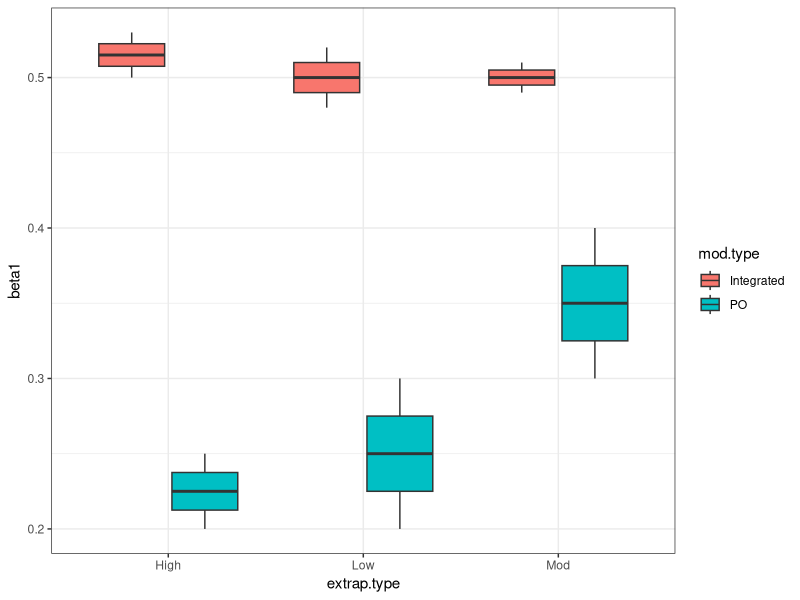

Write R code to recreate this figure. (Note: this script raises an error after producing the figure.)
library(ggpubr)


# Pretend code
extrap.scenario.df <- data.frame(
  extrap.type = c("Low", "Low", "Low", "Low", "Mod", "Mod", "Mod", "Mod", "High", "High", "High", "High"),
  rep = c(1, 1, 2, 2, 1, 1, 2, 2, 1, 1, 2, 2),
  mod.type = c("Integrated", "PO", "Integrated", "PO", "Integrated", "PO", "Integrated", "PO", "Integrated", "PO", "Integrated", "PO"),
  beta1 = c(0.48, 0.3, 0.52, 0.2, 0.49, 0.4, 0.51, 0.3, 0.5, 0.25, 0.53, 0.2),
  beta2 = c(0.09, 0.04, 0.095, 0.03, 0.1, 0.05, 0.105, 0.035, 0.11, 0.045, 0.115, 0.04),
  beta1_25 = c(0.48, 0.3, 0.52, 0.2, 0.49, 0.4, 0.51, 0.3, 0.5, 0.25, 0.53, 0.2) * 0.025,
  beta1_975 = c(0.48, 0.3, 0.52, 0.2, 0.49, 0.4, 0.51, 0.3, 0.5, 0.25, 0.53, 0.2) * 0.975,
  beta2_25 = c(0.09, 0.04, 0.095, 0.03, 0.1, 0.05, 0.105, 0.035, 0.11, 0.045, 0.115, 0.04) * 0.025,
  beta2_975 = c(0.09, 0.04, 0.095, 0.03, 0.1, 0.05, 0.105, 0.035, 0.11, 0.045, 0.115, 0.04) * 0.975
)

# 
# beta0 <- 5 # Intercept
# beta1 <- 0.5 # Coefficient for cov 1
# beta2 <- 0.1 # Coefficient for cov 2

# Plot the coefficients
extrap.scenario.df %>% 
  ggplot(aes(x = extrap.type, y = beta1, fill = mod.type))+
  geom_boxplot() +
  theme_bw()

  ggplot(aes(x = extrap.type, y = beta1)) +
  geom_point() +
  theme_bw()


b1 <- extrap.scenario.df %>% 
  ggplot(aes(x = extrap.type, y = beta1, fill = mod.type)) +
  geom_boxplot() +
  geom_hline(yintercept = beta1, linetype = "dashed", color = "red") +
  labs(x = "Extrapolation", y = expression(beta[1]), fill = "Model Type") +
  scale_x_discrete(labels = c("Low", "Mod", "High")) +
  scale_fill_manual(values = c("Integrated" = "purple", "PO" = "skyblue")) +
  theme_bw()

b2 <- extrap.scenario.df %>% 
  ggplot(aes(x = extrap.type, y = beta2, fill = mod.type)) +
  geom_boxplot() +
  geom_hline(yintercept = beta2, linetype = "dashed", color = "red") +
  labs(x = "Extrapolation", y = expression(beta[2]), fill = "Model Type") +
  scale_x_discrete(labels = c("Low", "Mod", "High")) +
  scale_fill_manual(values = c("Integrated" = "purple", "PO" = "skyblue")) +
  theme_bw()

beta_plot <- ggarrange(b1 , b2, common.legend = T,  ncol = 2, nrow = 1)

beta_plot

ggsave(plot = beta_plot, filename = paste0("output/mock_beta_plot.png"), w = 21.5, h = 15, units = "cm", dpi = 400, device = "png")


